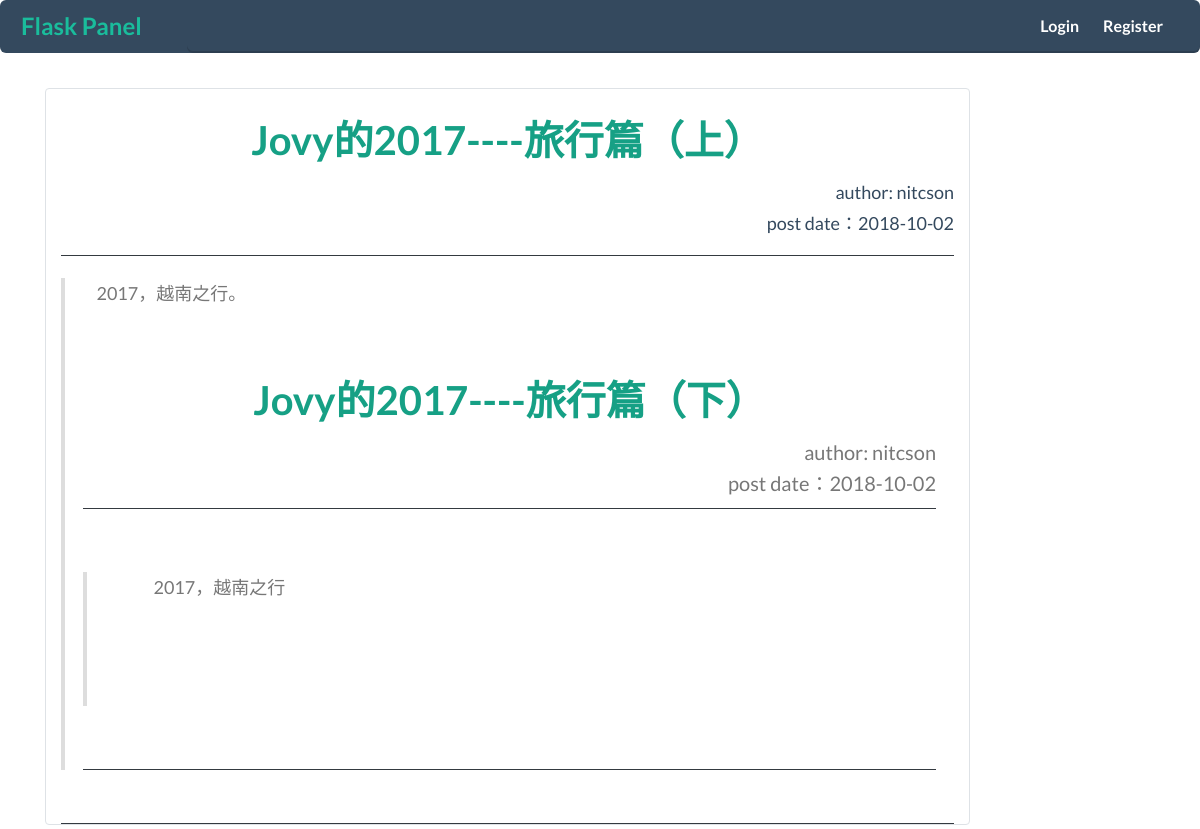
Before: / with the older database file.
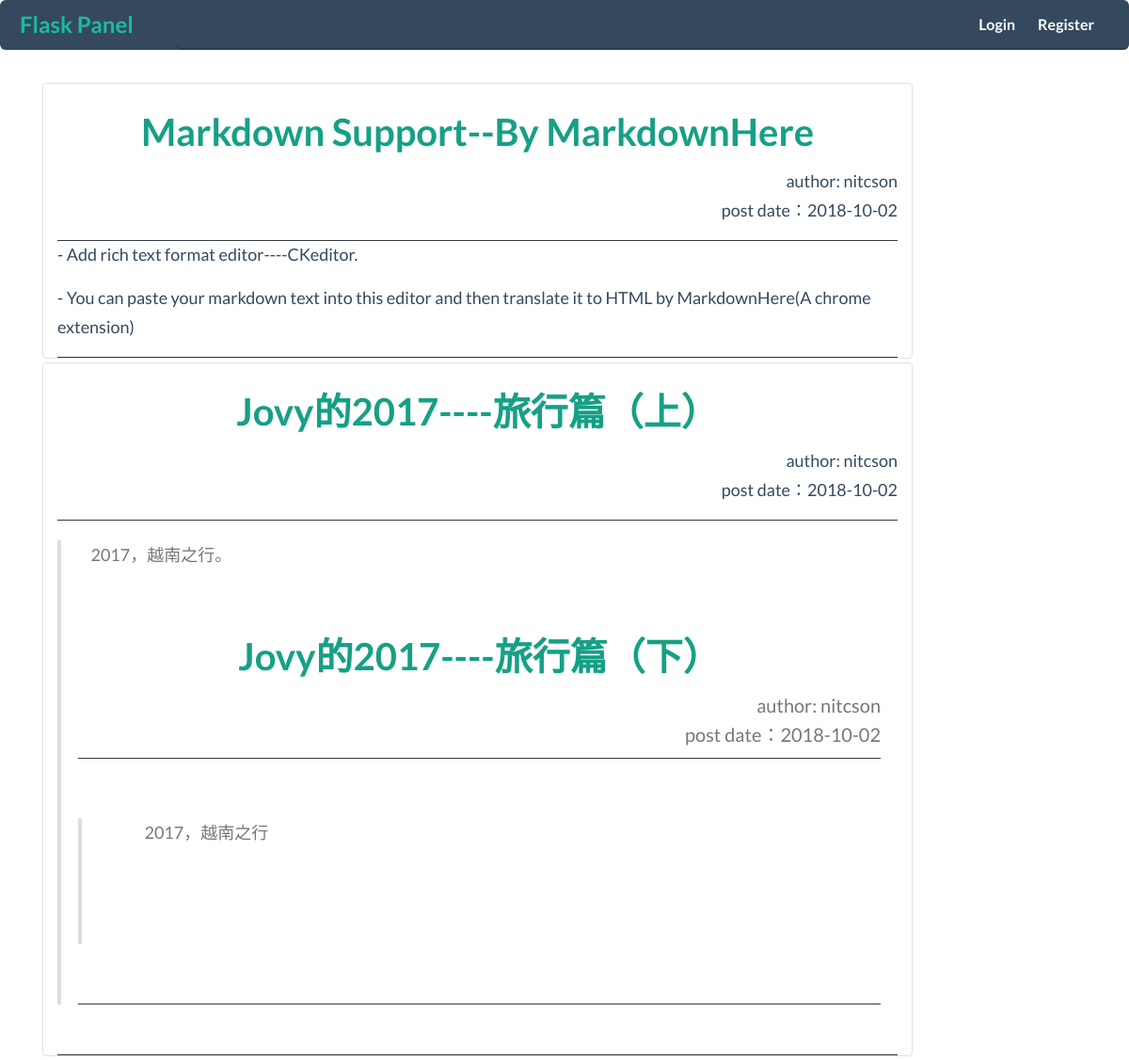
After: the same page with the newer database file.
### flaskpanel/models.py (models this page shows, shortened)
class Post(db.Model):
    id = db.Column(db.Integer, primary_key=True)
    title = db.Column(db.String(50), nullable=False)
    content = db.Column(db.Text(), nullable=False)
    date_post = db.Column(db.DateTime, nullable=False, default=datetime.utcnow())
    user_id = db.Column(db.Integer, db.ForeignKey('user.id'), nullable=False)

class User(db.Model, UserMixin):
    id = db.Column(db.Integer, primary_key=True)
    username = db.Column(db.String(20), unique=True, nullable=False)
    email = db.Column(db.String(50), unique=True, nullable=False)
    password = db.Column(db.String(100), nullable=False)
    date_registered = db.Column(db.DateTime, nullable=False, default=datetime.utcnow)
    posts = db.relationship('Post', backref='owner', lazy='dynamic')

### flaskpanel/routes.py (the view)
@app.route('/home')
@app.route('/')
def home():
    posts = Post.query.order_by(Post.date_post.desc()).all()
    print(posts)
    return render_template('home.html', posts=posts)

### flaskpanel/templates/home.html
{% extends 'layout.html' %}
{% block content %}
  {% if posts %}
    {% for post in posts %}
      <div class="col-md-10 border rounded center-block col-md-8 mb-1 mt-1">
        <article>
          <a href="{{ url_for('post', post_id=post.id) }}"><h3 class="text-center">{{ post.title }}</h3></a>
          <p class="text-right mb-0">author: {{ post.owner.username }}</p>
          <p class="text-right">post date：{{ post.date_post.date() }}</p>
          <div class="border-top border-bottom border-dark">
            {{ post.content[:500] |safe }}
          </div>
        </article>
      </div>
    {% endfor %}
  {% endif %}
{% endblock %}

### flaskpanel/templates/layout.html (shortened to what this page needs)
<!DOCTYPE html>
<html lang="en">
<head>
  {% block link %}
    <link href="{{ url_for('static', filename='css/main.css') }}" rel="stylesheet">
    <link href="{{ url_for('static', filename='css/bootstrap.min.css') }}" rel="stylesheet">
    <link href="{{ url_for('static', filename='css/flat-ui.css') }}" rel="stylesheet">
  {% endblock %}
</head>
<body>
<header>
  <nav class="navbar navbar-inverse navbar-embossed navbar-expand-lg" role="navigation">
    <a class="navbar-brand mr-4" href="/">Flask Panel</a>
    <div class="collapse navbar-collapse" id="navbar-collapse-01">
      <ul class="nav navbar-nav ml-auto mr-2">
        {% if current_user.is_authenticated %}
          <li><a class="nav-item nav-link mr-2" href="{{ url_for('logout') }}">Logout</a></li>
          <li><a class="nav-item nav-link" href="{{ url_for('userpanel', username=current_user.username) }}">{{ current_user.username }}</a></li>
        {% else %}
          <li><a class="nav-item nav-link mr-2" href="{{ url_for('login') }}">Login</a></li>
          <li><a class="nav-item nav-link" href="{{ url_for('register') }}">Register</a></li>
        {% endif %}
      </ul>
    </div>
  </nav>
</header>
<div class="container">
  <div class="row">
    <div class="col-md-8 ml-auto mr-auto">
    </div>
  </div>
  {% block content %}
  {% endblock %}
</div>
{% block script %}
  <script src="https://code.jquery.com/jquery-3.3.1.min.js"
></script>
{% endblock %}
</body>
</html>

Changed rows visible on the page:
added Post: title "Markdown Support--By MarkdownHere", owner.username "nitcson", date_post "2018-10-02", content "- Add rich text format editor----CKeditor. - You can paste your markdown text into this editor and then translate it to HTML by MarkdownHere(A chrome extension)"
